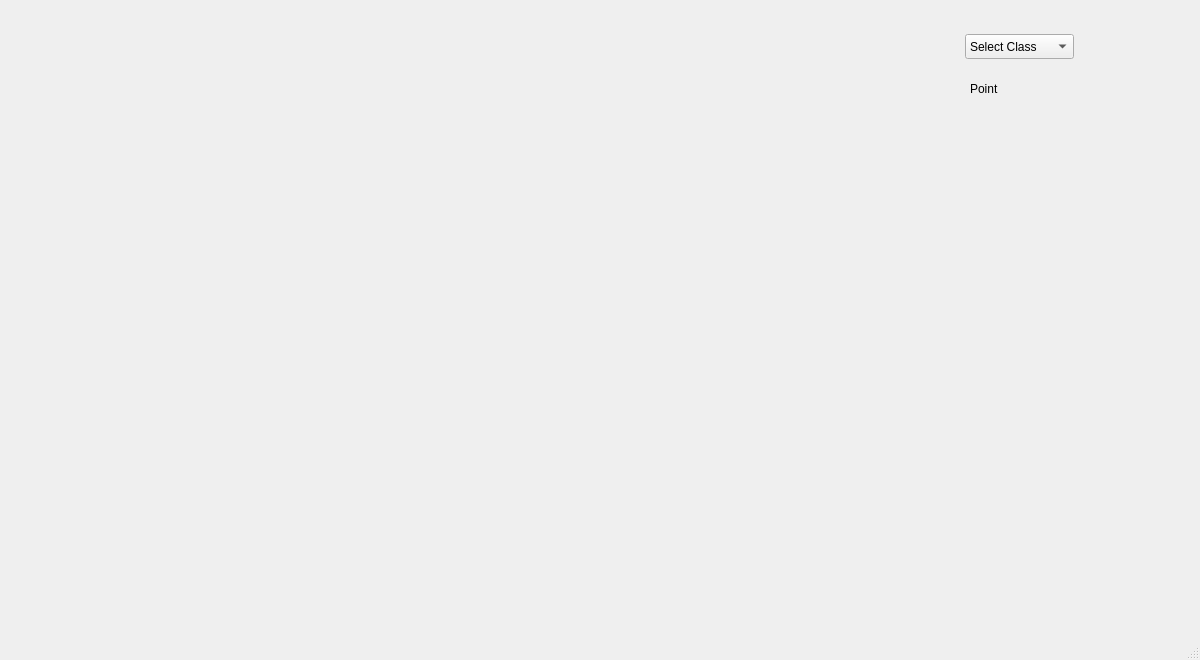
<?xml version="1.0" encoding="UTF-8"?>
<ui version="4.0">
 <class>MainWindow</class>
 <widget class="QMainWindow" name="MainWindow">
  <property name="geometry">
   <rect>
    <x>0</x>
    <y>0</y>
    <width>1200</width>
    <height>660</height>
   </rect>
  </property>
  <property name="windowTitle">
   <string>MainWindow</string>
  </property>
  <widget class="QWidget" name="centralWidget">
   <widget class="QComboBox" name="classSelectComboBox">
    <property name="geometry">
     <rect>
      <x>965</x>
      <y>34</y>
      <width>109</width>
      <height>25</height>
     </rect>
    </property>
    <property name="editable">
     <bool>false</bool>
    </property>
    <property name="sizeAdjustPolicy">
     <enum>QComboBox::AdjustToContentsOnFirstShow</enum>
    </property>
    <item>
     <property name="text">
      <string>Select Class</string>
     </property>
    </item>
    <item>
     <property name="text">
      <string>Class 1</string>
     </property>
    </item>
    <item>
     <property name="text">
      <string>Class 2</string>
     </property>
    </item>
   </widget>
   <widget class="QWidget" name="gridWidget" native="true">
    <property name="geometry">
     <rect>
      <x>10</x>
      <y>10</y>
      <width>924</width>
      <height>474</height>
     </rect>
    </property>
    <layout class="QGridLayout" name="gridLayout"/>
   </widget>
   <widget class="QLabel" name="labelPointCords">
    <property name="geometry">
     <rect>
      <x>970</x>
      <y>80</y>
      <width>67</width>
      <height>17</height>
     </rect>
    </property>
    <property name="text">
     <string>Point</string>
    </property>
   </widget>
  </widget>
  <widget class="QMenuBar" name="menuBar">
   <property name="geometry">
    <rect>
     <x>0</x>
     <y>0</y>
     <width>1200</width>
     <height>22</height>
    </rect>
   </property>
  </widget>
  <widget class="QStatusBar" name="statusBar"/>
 </widget>
 <layoutdefault spacing="6" margin="11"/>
 <resources/>
 <connections/>
</ui>
